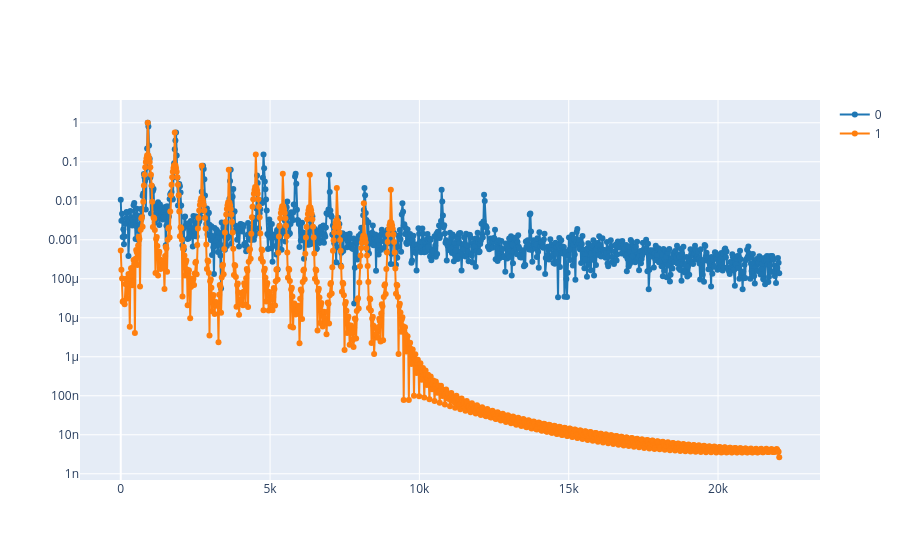

Notebook source saved alongside this figure:
### Markdown cell above
2.2. Calculate the spectrogram of the synthesized signal `S_synt`; and compare the spectrums of both signals at the same time using `plot_spectrum_at(ff, tt, [S_ref, S_synt], time)`, where `S_ref`is spectrogram of the reference signal.

**Note:** use the same window length to calculate both spectrograms.

### Code cell
ff_synt, tt_synt, S_synt = spectrogram(y_synt, fs, nperseg=window_length, noverlap=window_length//2)

time_selected = 0.14 
plot_spectrum_at(ff, tt, [S, S_synt], time_selected)

### Figure 1 — Plotly figure (JSON) as saved in the notebook; plotly's stock layout.template omitted (floating-point values rounded to 4 significant figures; data arrays with more than 128 entries replaced by an {"elided": "..."} marker saying what was removed)
{"data": [{"line": {"color": "#1f77b4", "shape": "linear"}, "mode": "lines+markers", "name": "0", "type": "scatter", "x": {"elided": "1025 float values"}, "y": {"elided": "1025 float values"}}, {"line": {"color": "#ff7f0e", "shape": "linear"}, "mode": "lines+markers", "name": "1", "type": "scatter", "x": {"elided": "1025 float values"}, "y": {"elided": "1025 float values"}}], "layout": {"yaxis": {"type": "log"}}}
